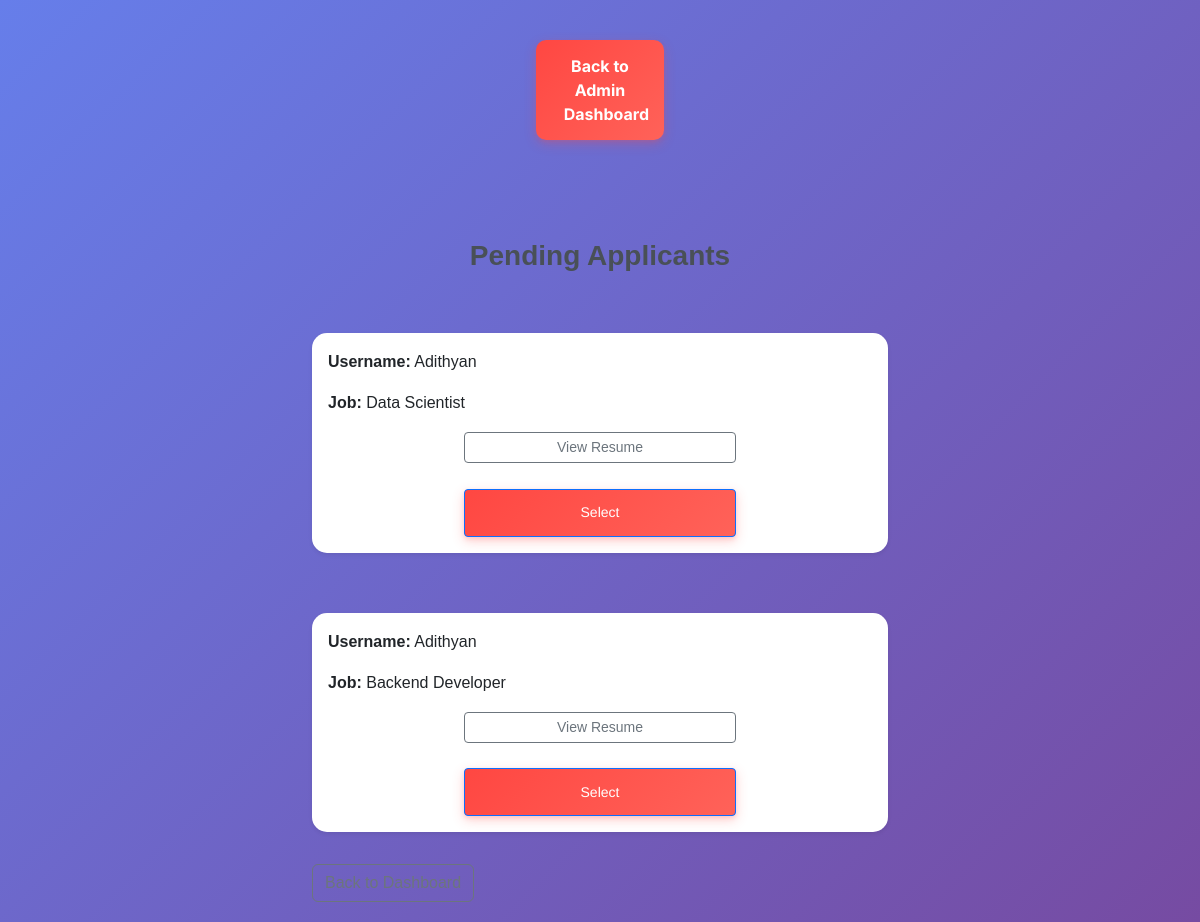
Page /select_applicant (signed in) on the earlier database version.
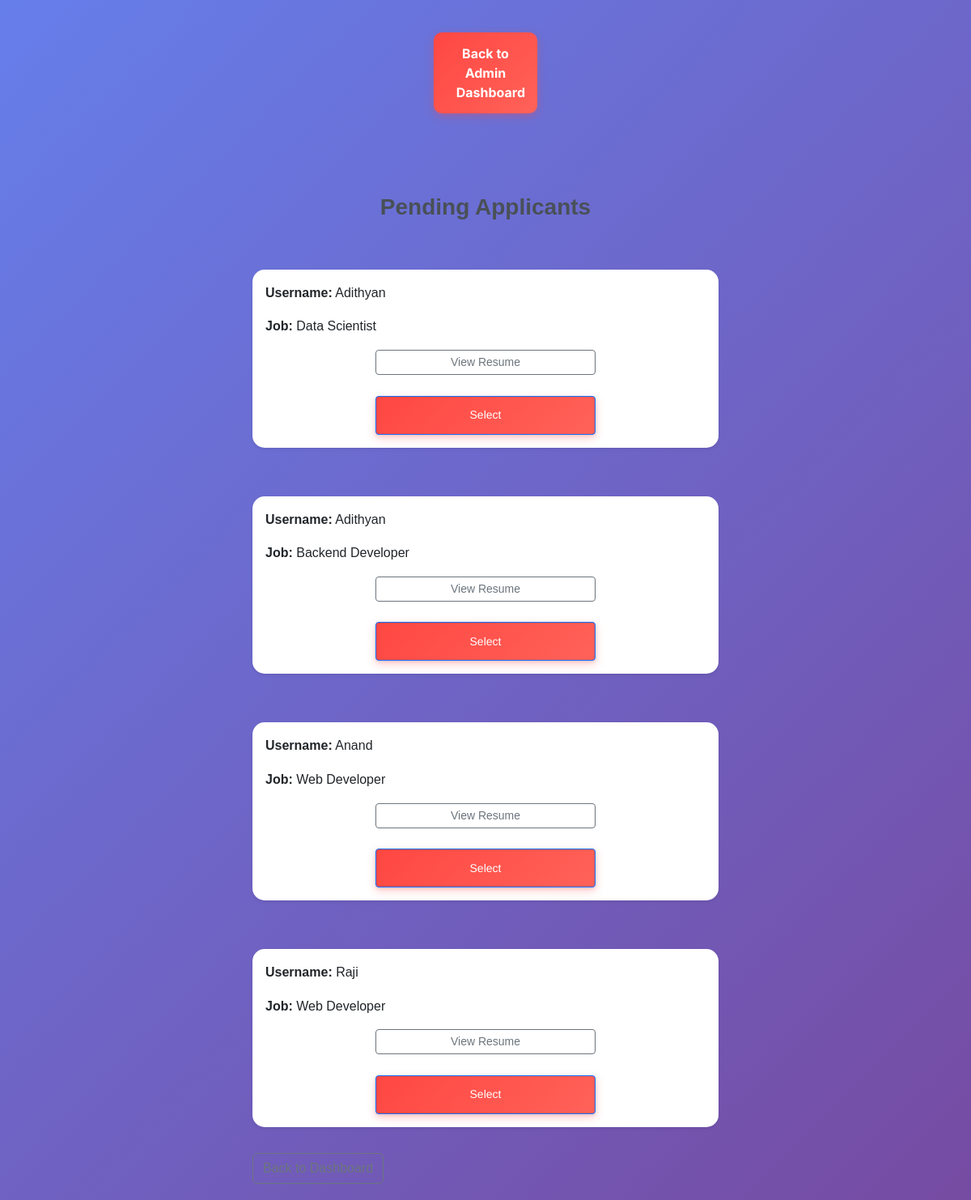
Same page on the later database version.
### app.py (models this page shows)
class AppliedJob(db.Model):
    id = db.Column(db.Integer, primary_key=True)
    user_id = db.Column(db.Integer, db.ForeignKey('user.id'), nullable=False)
    username = db.Column(db.String(20), nullable=False)
    job_id = db.Column(db.Integer, db.ForeignKey('job.job_id'), nullable=False)
    job_title = db.Column(db.String(20), nullable=False)
    resume_path = db.Column(db.String(200), nullable=False)
    status = db.Column(db.String(20), default="Pending")  # Pending / Selected / Rejected
    applied_at = db.Column(db.DateTime, default=lambda: datetime.now(timezone.utc))
    selected_at = db.Column(db.DateTime, nullable=True)
    user = db.relationship('User', back_populates='applied_jobs')
    job = db.relationship('Job', back_populates='applicants')

### app.py (the view)
@app.route('/select_applicant', methods=['GET'])
def select_applicants():
    if 'role' not in session or session['role'] != 'admin':
        flash("Access denied.", "danger")
        return redirect(url_for('index'))
    app = AppliedJob.query.all()
    return render_template('admn_func/selc_appcn.html', applicants=app, uname=session['username'])

### templates/admn_func/selc_appcn.html (shortened to what this page needs)
<!DOCTYPE html>
<html lang="en">
<head>
    <link href="https://cdn.jsdelivr.net/npm/bootstrap@5.3.7/dist/css/bootstrap.min.css" rel="stylesheet">
    <link rel="stylesheet" href="{{ url_for('static', filename='css/style.css') }}">
</head>
<body>
    <div style="text-align:center">
        <form action="{{ url_for('admin_dashboard', uname=uname) }}" method="GET">
            <button type="submit">Back to Admin Dashboard</button>
        </form>
    </div>
    <br><br>
    <div class="container mt-5">
        <h3 class="mb-4">Pending Applicants</h3>
        {% if applicants %}
            {% for applicant in applicants %}
                <div class="card shadow-sm p-3 mb-3">
                    <p><b>Username:</b> {{ applicant.username }}</p>
                    <p><b>Job:</b> {{ applicant.job_title }}</p>
                    <div style="text-align: center;">
                        <a href="{{ url_for('view_resume', applicant_id=applicant.id) }}"
                        class="btn btn-outline-secondary btn-sm" style="width:50%;align =center;" target="_blank">
                            View Resume
                        </a>
                        <br><br>
                        <form action="{{ url_for('selected_app') }}" method="POST" class="d-inline">
                            <button type="submit" class="btn btn-primary btn-sm">
                                Select
                            </button>
                        </form>
                    </div>
                </div>
            {% endfor %}
        {% else %}
            <p>No applicants available.</p>
        {% endif %}
        <a href="{{ url_for('admin_dashboard') }}" class="btn btn-outline-secondary mt-3">
        </a>
    </div>
</body>
</html>

Differences in the rows shown:
added AppliedJob: username "Anand", job_title "Web Developer"
added AppliedJob: username "Raji", job_title "Web Developer"
